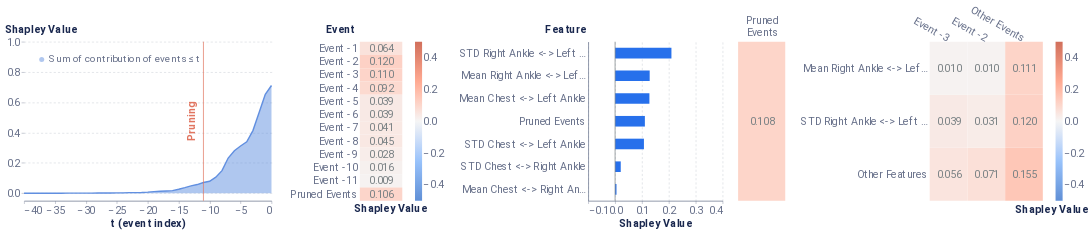

Source (notebook cell):
### Markdown cell above
### Average Event VS Average sequence

### Code cell
# average event
local_report(f_hs, pos_x_data, pruning_dict, event_dict, feature_dict, cell_dict=cell_dict, entity_uuid=positive_sequence_id, entity_col='all_id', baseline=average_event)

### Figure 1 — Vega-Lite specification as saved in the notebook (floating-point values rounded to 4 significant figures)
{"config": {"axis": {"domain": true, "domainColor": "#666F89", "grid": false, "gridCap": "round", "gridColor": "#B3B7C4", "gridDash": [2, 4], "gridWidth": 0.5, "labelColor": "#666F89", "labelFont": "Roboto, Arial, sans-serif", "labelPadding": 2, "tickColor": "#666F89", "tickOpacity": 0.5, "tickSize": 4, "titleColor": "#19274E", "titleFont": "Roboto, Arial, sans-serif", "titleFontSize": 12}, "axisBand": {"domain": true, "labelPadding": 4, "ticks": false}, "axisY": {"domain": false, "titleAlign": "left", "titleAngle": 0, "titleX": -20, "titleY": -10}, "legend": {"labelColor": "#666F89", "labelFont": "Roboto, Arial, sans-serif", "labelFontSize": 12, "symbolSize": 40, "titleColor": "#19274E", "titleFont": "Roboto, Arial, sans-serif", "titleFontSize": 12, "titlePadding": 4}, "arc": {"stroke": "#FFFFFF", "strokeWidth": 1}, "bar": {"fill": "#2770EB", "stroke": null}, "line": {"stroke": "#2770EB", "strokeWidth": 2}, "path": {"stroke": "#2770EB", "strokeWidth": 0.5}, "point": {"fill": "#2770EB", "shape": "circle", "filled": true}, "rect": {"fill": "#2770EB"}, "rule": {"stroke": "#666F89"}, "shape": {"stroke": "#2770EB"}, "text": {"color": "#19274E", "font": "Roboto, Arial, sans-serif", "fontSize": 12}, "range": {"category": ["#2770EB", "#77B98A", "#DA5252", "#FFC400", "#A87AEA", "#00A39E", "#19274E"], "diverging": ["#006360", "#2BB3AE", "#96D9D7", "#FFFFFF", "#EDAAAA", "#DA5252", "#811D1D"], "heatmap": ["#18448F", "#1B4EA5", "#2770EB", "#4C88EE", "#82ACF3", "#A6C4F7", "#E9F1FD"], "ramp": ["#18448F", "#1B4EA5", "#2770EB", "#4C88EE", "#82ACF3", "#A6C4F7", "#E9F1FD"]}, "background": "#FFFFFF", "group": {"fill": "#FFFFFF"}, "header": {"labelColor": "#19274E", "labelFont": "Roboto, Arial, sans-serif", "labelFontSize": 12, "titleColor": "#19274E", "titleFont": "Roboto, Arial, sans-serif", "titleFontSize": 16}, "title": {"anchor": "start", "color": "#19274E", "font": "Roboto, Arial, sans-serif", "fontSize": 20, "fontWeight": "bold", "offset": 20, "subtitleColor": "#19274E", "subtitleFontSize": 16}, "view": {"continuousHeight": 300, "continuousWidth": 400, "stroke": "transparent"}}, "hconcat": [{"layer": [{"mark": {"type": "area", "opacity": 0.5}, "encoding": {"color": {"type": "nominal", "field": "Coalition", "legend": {"fillColor": "white", "labelFontSize": 14, "labelLimit": 0, "orient": "top-left", "symbolSize": 50, "symbolStrokeWidth": 0, "title": null}, "scale": {"domain": ["Sum of contribution of events ≤ t"], "range": ["#618FE0"]}}, "x": {"type": "quantitative", "axis": {"labelFontSize": 15, "title": "t (event index)", "titleFontSize": 15}, "field": "t (event index)"}, "y": {"type": "quantitative", "axis": {"grid": true, "labelFontSize": 15, "titleFontSize": 15, "titleX": -28}, "field": "Shapley Value", "scale": {"domain": [-0.05, 1]}}}}, {"mark": "line", "encoding": {"color": {"type": "nominal", "field": "Coalition", "legend": {"fillColor": "white", "labelFontSize": 14, "labelLimit": 0, "orient": "top-left", "symbolSize": 50, "symbolStrokeWidth": 0, "title": null}, "scale": {"domain": ["Sum of contribution of events ≤ t"], "range": ["#618FE0"]}}, "x": {"type": "quantitative", "axis": {"labelFontSize": 15, "title": "t (event index)", "titleFontSize": 15}, "field": "t (event index)"}, "y": {"type": "quantitative", "axis": {"grid": true, "labelFontSize": 15, "titleFontSize": 15, "titleX": -28}, "field": "Shapley Value", "scale": {"domain": [-0.05, 1]}}}}, {"data": {"name": "data-4da172a0ee14e02747c6e34fe238eb6c"}, "mark": {"type": "rule", "color": "#E17560"}, "encoding": {"x": {"type": "quantitative", "field": "x"}}}, {"data": {"name": "data-5caf32413302c8b0ee27c6c9ada61835"}, "mark": {"type": "text", "angle": 270, "color": "#E17560", "fontSize": 15, "fontWeight": "bold", "text": "Pruning"}, "encoding": {"x": {"type": "quantitative", "field": "x"}}}], "data": {"name": "data-f6d0617344d11d5d6eb381e8151136c9"}, "height": 225, "width": 350}, {"layer": [{"mark": "rect", "encoding": {"color": {"type": "quantitative", "field": "rounded", "legend": {"gradientLength": 225, "gradientThickness": 10, "labelFontSize": 15, "orient": "right"}, "scale": {"domain": [-0.5, 0.5], "range": ["#5f8fd6", "#99c3fb", "#f5f5f5", "#ffaa92", "#d16f5b"]}, "title": null}, "x": {"type": "ordinal", "axis": {"title": "Shapley Value", "titleFontSize": 15}, "field": "column"}, "y": {"type": "ordinal", "axis": {"domain": false, "labelFontSize": 15, "title": "Event", "titleFontSize": 15, "titleX": -49}, "field": "Feature", "sort": ["Event -1", "Event -2", "Event -3", "Event -4", "Event -5", "Event -6", "Event -7", "Event -8", "Event -9", "Event -10", "Event -11", "Pruned Events"]}}}, {"mark": {"type": "text", "align": "right", "baseline": "middle", "color": "#798184", "dx": 18, "fontSize": 15}, "encoding": {"text": {"type": "nominal", "field": "rounded_str"}, "x": {"type": "ordinal", "axis": {"domain": false, "labels": false, "title": "Shapley Value", "titleX": 43}, "field": "column"}, "y": {"type": "ordinal", "axis": {"domain": false, "labelFontSize": 15, "title": "Event", "titleFontSize": 15, "titleX": -49}, "field": "Feature", "sort": ["Event -1", "Event -2", "Event -3", "Event -4", "Event -5", "Event -6", "Event -7", "Event -8", "Event -9", "Event -10", "Event -11", "Pruned Events"]}}}], "data": {"name": "data-de4d03c341b285121e5d70d183e065c2"}, "height": 225, "width": 60}, {"layer": [{"data": {"name": "data-6bd6e116b1bbbe89b15cb6c368e69dea"}, "mark": {"type": "bar", "size": 15, "thickness": 1}, "encoding": {"x": {"type": "quantitative", "axis": {"grid": true, "labelFontSize": 15, "title": "Shapley Value", "titleFontSize": 15}, "field": "Shapley Value", "scale": {"domain": [-0.1, 0.4]}}, "y": {"type": "nominal", "axis": {"labelFontSize": 15, "title": "Feature", "titleFontSize": 15, "titleX": -61}, "field": "Feature", "sort": {"field": "sort_col", "order": "descending"}}}}, {"data": {"name": "data-9c00aa9dc2b1c1a0b4bf9b34ead12925"}, "mark": {"type": "rule", "color": "#798184"}, "encoding": {"x": {"type": "quantitative", "field": "x"}}}], "height": 225, "width": 190}, {"hconcat": [{"layer": [{"mark": "rect", "encoding": {"color": {"type": "quantitative", "field": "rounded", "legend": null, "scale": {"domain": [-0.5, 0.5], "range": ["#5f8fd6", "#99c3fb", "#f5f5f5", "#ffaa92", "#d16f5b"]}, "title": null}, "x": {"type": "nominal", "axis": {"titleFontSize": 15}, "field": "Event"}, "y": {"type": "nominal", "axis": {"domain": false, "labels": false, "title": null}, "field": "Feature"}}}, {"mark": {"type": "text", "align": "right", "baseline": "middle", "color": "#798184", "dx": 18, "fontSize": 15}, "encoding": {"text": {"type": "nominal", "field": "rounded_str"}, "x": {"type": "nominal", "axis": {"domain": false, "labelAngle": 0, "labelFontSize": 15, "labelOffset": 24, "labelPadding": 30, "orient": "top", "title": null}, "field": "Event"}, "y": {"type": "nominal", "axis": {"domain": false, "labels": false, "title": null}, "field": "Feature"}}}], "data": {"name": "data-495cc4f5c030f3712013cd8c3e270316"}, "height": 225, "width": 66.67}, {"layer": [{"mark": "rect", "encoding": {"color": {"type": "quantitative", "field": "rounded", "legend": {"gradientLength": 225, "gradientThickness": 10, "labelFontSize": 15, "orient": "right"}, "scale": {"domain": [-0.5, 0.5], "range": ["#5f8fd6", "#99c3fb", "#f5f5f5", "#ffaa92", "#d16f5b"]}, "title": null}, "x": {"type": "nominal", "axis": {"titleFontSize": 15}, "field": "Event", "sort": ["Event -3", "Event -2"]}, "y": {"type": "nominal", "axis": {"domain": false, "labelFontSize": 15, "title": null}, "field": "Feature", "sort": ["Mean Right Ankle <-> Left Ankle", "STD Right Ankle <-> Left Ankle"]}}}, {"mark": {"type": "text", "align": "right", "baseline": "middle", "color": "#798184", "dx": 18, "fontSize": 15}, "encoding": {"text": {"type": "nominal", "field": "rounded_str"}, "x": {"type": "nominal", "axis": {"domain": false, "labelAngle": 30, "labelFontSize": 15, "orient": "top", "title": "Shapley Value", "titleX": 172, "titleY": 245}, "field": "Event", "sort": ["Event -3", "Event -2"]}, "y": {"type": "nominal", "axis": {"domain": false, "labelFontSize": 15, "title": null}, "field": "Feature", "sort": ["Mean Right Ankle <-> Left Ankle", "STD Right Ankle <-> Left Ankle"]}}}], "data": {"name": "data-cee977377ab750f4606b74bc052de325"}, "height": 225, "width": 160}], "resolve": {"scale": {"color": "independent"}}}], "resolve": {"scale": {"color": "independent"}}, "$schema": "https://vega.github.io/schema/vega-lite/v4.8.1.json", "datasets": {"data-f6d0617344d11d5d6eb381e8151136c9": [{"Coalition": "Sum of contribution of events > t", "t (event index)": 0, "Shapley Value": 0.0}, {"Coalition": "Sum of contribution of events ≤ t", "t (event index)": 0, "Shapley Value": 0.7108}, {"Coalition": "Sum of contribution of events > t", "t (event index)": -1, "Shapley Value": 0.05771}, {"Coalition": "Sum of contribution of events ≤ t", "t (event index)": -1, "Shapley Value": 0.6531}, {"Coalition": "Sum of contribution of events > t", "t (event index)": -2, "Shapley Value": 0.1781}, {"Coalition": "Sum of contribution of events ≤ t", "t (event index)": -2, "Shapley Value": 0.5327}, {"Coalition": "Sum of contribution of events > t", "t (event index)": -3, "Shapley Value": 0.2974}, {"Coalition": "Sum of contribution of events ≤ t", "t (event index)": -3, "Shapley Value": 0.4133}, {"Coalition": "Sum of contribution of events > t", "t (event index)": -4, "Shapley Value": 0.3712}, {"Coalition": "Sum of contribution of events ≤ t", "t (event index)": -4, "Shapley Value": 0.3395}, {"Coalition": "Sum of contribution of events > t", "t (event index)": -5, "Shapley Value": 0.3992}, {"Coalition": "Sum of contribution of events ≤ t", "t (event index)": -5, "Shapley Value": 0.3116}, {"Coalition": "Sum of contribution of events > t", "t (event index)": -6, "Shapley Value": 0.4303}, {"Coalition": "Sum of contribution of events ≤ t", "t (event index)": -6, "Shapley Value": 0.2804}, {"Coalition": "Sum of contribution of events > t", "t (event index)": -7, "Shapley Value": 0.4785}, {"Coalition": "Sum of contribution of events ≤ t", "t (event index)": -7, "Shapley Value": 0.2323}, {"Coalition": "Sum of contribution of events > t", "t (event index)": -8, "Shapley Value": 0.562}, {"Coalition": "Sum of contribution of events ≤ t", "t (event index)": -8, "Shapley Value": 0.1487}, {"Coalition": "Sum of contribution of events > t", "t (event index)": -9, "Shapley Value": 0.605}, {"Coalition": "Sum of contribution of events ≤ t", "t (event index)": -9, "Shapley Value": 0.1058}, {"Coalition": "Sum of contribution of events > t", "t (event index)": -10, "Shapley Value": 0.632}, {"Coalition": "Sum of contribution of events ≤ t", "t (event index)": -10, "Shapley Value": 0.07876}, {"Coalition": "Sum of contribution of events > t", "t (event index)": -11, "Shapley Value": 0.6398}, {"Coalition": "Sum of contribution of events ≤ t", "t (event index)": -11, "Shapley Value": 0.07093}, {"Coalition": "Sum of contribution of events > t", "t (event index)": -12, "Shapley Value": 0.6536}, {"Coalition": "Sum of contribution of events ≤ t", "t (event index)": -12, "Shapley Value": 0.05718}, {"Coalition": "Sum of contribution of events > t", "t (event index)": -13, "Shapley Value": 0.6625}, {"Coalition": "Sum of contribution of events ≤ t", "t (event index)": -13, "Shapley Value": 0.04823}, {"Coalition": "Sum of contribution of events > t", "t (event index)": -14, "Shapley Value": 0.6741}, {"Coalition": "Sum of contribution of events ≤ t", "t (event index)": -14, "Shapley Value": 0.03669}, {"Coalition": "Sum of contribution of events > t", "t (event index)": -15, "Shapley Value": 0.6846}, {"Coalition": "Sum of contribution of events ≤ t", "t (event index)": -15, "Shapley Value": 0.02619}, {"Coalition": "Sum of contribution of events > t", "t (event index)": -16, "Shapley Value": 0.6938}, {"Coalition": "Sum of contribution of events ≤ t", "t (event index)": -16, "Shapley Value": 0.017}, {"Coalition": "Sum of contribution of events > t", "t (event index)": -17, "Shapley Value": 0.6962}, {"Coalition": "Sum of contribution of events ≤ t", "t (event index)": -17, "Shapley Value": 0.01453}, {"Coalition": "Sum of contribution of events > t", "t (event index)": -18, "Shapley Value": 0.6979}, {"Coalition": "Sum of contribution of events ≤ t", "t (event index)": -18, "Shapley Value": 0.01288}, {"Coalition": "Sum of contribution of events > t", "t (event index)": -19, "Shapley Value": 0.7005}, {"Coalition": "Sum of contribution of events ≤ t", "t (event index)": -19, "Shapley Value": 0.01028}, {"Coalition": "Sum of contribution of events > t", "t (event index)": -20, "Shapley Value": 0.7036}, {"Coalition": "Sum of contribution of events ≤ t", "t (event index)": -20, "Shapley Value": 0.007207}, {"Coalition": "Sum of contribution of events > t", "t (event index)": -21, "Shapley Value": 0.7057}, {"Coalition": "Sum of contribution of events ≤ t", "t (event index)": -21, "Shapley Value": 0.005071}, {"Coalition": "Sum of contribution of events > t", "t (event index)": -22, "Shapley Value": 0.7067}, {"Coalition": "Sum of contribution of events ≤ t", "t (event index)": -22, "Shapley Value": 0.004101}, {"Coalition": "Sum of contribution of events > t", "t (event index)": -23, "Shapley Value": 0.7072}, {"Coalition": "Sum of contribution of events ≤ t", "t (event index)": -23, "Shapley Value": 0.003608}, {"Coalition": "Sum of contribution of events > t", "t (event index)": -24, "Shapley Value": 0.7083}, {"Coalition": "Sum of contribution of events ≤ t", "t (event index)": -24, "Shapley Value": 0.002456}, {"Coalition": "Sum of contribution of events > t", "t (event index)": -25, "Shapley Value": 0.7086}, {"Coalition": "Sum of contribution of events ≤ t", "t (event index)": -25, "Shapley Value": 0.002136}, {"Coalition": "Sum of contribution of events > t", "t (event index)": -26, "Shapley Value": 0.7091}, {"Coalition": "Sum of contribution of events ≤ t", "t (event index)": -26, "Shapley Value": 0.001704}, {"Coalition": "Sum of contribution of events > t", "t (event index)": -27, "Shapley Value": 0.7096}, {"Coalition": "Sum of contribution of events ≤ t", "t (event index)": -27, "Shapley Value": 0.001183}, {"Coalition": "Sum of contribution of events > t", "t (event index)": -28, "Shapley Value": 0.7098}, {"Coalition": "Sum of contribution of events ≤ t", "t (event index)": -28, "Shapley Value": 0.001008}, {"Coalition": "Sum of contribution of events > t", "t (event index)": -29, "Shapley Value": 0.7101}, {"Coalition": "Sum of contribution of events ≤ t", "t (event index)": -29, "Shapley Value": 0.0006643}, {"Coalition": "Sum of contribution of events > t", "t (event index)": -30, "Shapley Value": 0.7103}, {"Coalition": "Sum of contribution of events ≤ t", "t (event index)": -30, "Shapley Value": 0.0004653}, {"Coalition": "Sum of contribution of events > t", "t (event index)": -31, "Shapley Value": 0.7103}, {"Coalition": "Sum of contribution of events ≤ t", "t (event index)": -31, "Shapley Value": 0.0004616}, {"Coalition": "Sum of contribution of events > t", "t (event index)": -32, "Shapley Value": 0.7104}, {"Coalition": "Sum of contribution of events ≤ t", "t (event index)": -32, "Shapley Value": 0.000371}, {"Coalition": "Sum of contribution of events > t", "t (event index)": -33, "Shapley Value": 0.7105}, {"Coalition": "Sum of contribution of events ≤ t", "t (event index)": -33, "Shapley Value": 0.0003063}, {"Coalition": "Sum of contribution of events > t", "t (event index)": -34, "Shapley Value": 0.7106}, {"Coalition": "Sum of contribution of events ≤ t", "t (event index)": -34, "Shapley Value": 0.0002177}, {"Coalition": "Sum of contribution of events > t", "t (event index)": -35, "Shapley Value": 0.7106}, {"Coalition": "Sum of contribution of events ≤ t", "t (event index)": -35, "Shapley Value": 0.0001316}, {"Coalition": "Sum of contribution of events > t", "t (event index)": -36, "Shapley Value": 0.7107}, {"Coalition": "Sum of contribution of events ≤ t", "t (event index)": -36, "Shapley Value": 7.914e-05}, {"Coalition": "Sum of contribution of events > t", "t (event index)": -37, "Shapley Value": 0.7107}, {"Coalition": "Sum of contribution of events ≤ t", "t (event index)": -37, "Shapley Value": 7.229e-05}, {"Coalition": "Sum of contribution of events > t", "t (event index)": -38, "Shapley Value": 0.7107}, {"Coalition": "Sum of contribution of events ≤ t", "t (event index)": -38, "Shapley Value": 6.098e-05}, {"Coalition": "Sum of contribution of events > t", "t (event index)": -39, "Shapley Value": 0.7107}, {"Coalition": "Sum of contribution of events ≤ t", "t (event index)": -39, "Shapley Value": 3.537e-05}, {"Coalition": "Sum of contribution of events > t", "t (event index)": -40, "Shapley Value": 0.7107}, {"Coalition": "Sum of contribution of events ≤ t", "t (event index)": -40, "Shapley Value": 3.019e-05}], "data-4da172a0ee14e02747c6e34fe238eb6c": [{"x": -11}], "data-5caf32413302c8b0ee27c6c9ada61835": [{"x": -13}], "data-de4d03c341b285121e5d70d183e065c2": [{"Shapley Value": 0.0645, "Feature": "Event -1", "row": 1, "column": 1, "rounded": 0.064, "rounded_str": "0.064"}, {"Shapley Value": 0.1202, "Feature": "Event -2", "row": 2, "column": 1, "rounded": 0.12, "rounded_str": "0.120"}, {"Shapley Value": 0.1104, "Feature": "Event -3", "row": 3, "column": 1, "rounded": 0.11, "rounded_str": "0.110"}, {"Shapley Value": 0.09179, "Feature": "Event -4", "row": 4, "column": 1, "rounded": 0.092, "rounded_str": "0.092"}, {"Shapley Value": 0.03949, "Feature": "Event -5", "row": 5, "column": 1, "rounded": 0.039, "rounded_str": "0.039"}, {"Shapley Value": 0.03864, "Feature": "Event -6", "row": 6, "column": 1, "rounded": 0.039, "rounded_str": "0.039"}, {"Shapley Value": 0.04126, "Feature": "Event -7", "row": 7, "column": 1, "rounded": 0.041, "rounded_str": "0.041"}, {"Shapley Value": 0.04535, "Feature": "Event -8", "row": 8, "column": 1, "rounded": 0.045, "rounded_str": "0.045"}, {"Shapley Value": 0.0284, "Feature": "Event -9", "row": 9, "column": 1, "rounded": 0.028, "rounded_str": "0.028"}, {"Shapley Value": 0.01647, "Feature": "Event -10", "row": 10, "column": 1, "rounded": 0.016, "rounded_str": "0.016"}, {"Shapley Value": 0.008573, "Feature": "Event -11", "row": 11, "column": 1, "rounded": 0.009, "rounded_str": "0.009"}, {"Shapley Value": 0.1056, "Feature": "Pruned Events", "row": 12, "column": 1, "rounded": 0.106, "rounded_str": "0.106"}], "data-6bd6e116b1bbbe89b15cb6c368e69dea": [{"Random seed": 42, "NSamples": 32000, "Feature": "Mean Chest <-> Right Ankle", "Shapley Value": 0.005215, "sort_col": 0.005215}, {"Random seed": 42, "NSamples": 32000, "Feature": "STD Chest <-> Right Ankle", "Shapley Value": 0.02108, "sort_col": 0.02108}, {"Random seed": 42, "NSamples": 32000, "Feature": "Mean Chest <-> Left Ankle", "Shapley Value": 0.1278, "sort_col": 0.1278}, {"Random seed": 42, "NSamples": 32000, "Feature": "STD Chest <-> Left Ankle", "Shapley Value": 0.1074, "sort_col": 0.1074}, {"Random seed": 42, "NSamples": 32000, "Feature": "Mean Right Ankle <-> Left Ankle", "Shapley Value": 0.1288, "sort_col": 0.1288}, {"Random seed": 42, "NSamples": 32000, "Feature": "STD Right Ankle <-> Left Ankle", "Shapley Value": 0.2097, "sort_col": 0.2097}, {"Random seed": 42, "NSamples": 32000, "Feature": "Pruned Events", "Shapley Value": 0.1109, "sort_col": 0.1109}], "data-9c00aa9dc2b1c1a0b4bf9b34ead12925": [{"x": 0}], "data-495cc4f5c030f3712013cd8c3e270316": [{"Event": ["Pruned", "Events"], "Feature": "Other features", "rounded": 0.108, "rounded_str": "0.108"}], "data-cee977377ab750f4606b74bc052de325": [{"Event": "Other Events", "Feature": "Other Features", "Shapley Value": 0.1548, "rounded": 0.155, "rounded_str": "0.155"}, {"Event": "Other Events", "Feature": "STD Right Ankle <-> Left Ankle", "Shapley Value": 0.1201, "rounded": 0.12, "rounded_str": "0.120"}, {"Event": "Other Events", "Feature": "Mean Right Ankle <-> Left Ankle", "Shapley Value": 0.1108, "rounded": 0.111, "rounded_str": "0.111"}, {"Event": "Event -2", "Feature": "Other Features", "Shapley Value": 0.07139, "rounded": 0.071, "rounded_str": "0.071"}, {"Event": "Event -3", "Feature": "Other Features", "Shapley Value": 0.05566, "rounded": 0.056, "rounded_str": "0.056"}, {"Event": "Event -3", "Feature": "STD Right Ankle <-> Left Ankle", "Shapley Value": 0.03916, "rounded": 0.039, "rounded_str": "0.039"}, {"Event": "Event -2", "Feature": "STD Right Ankle <-> Left Ankle", "Shapley Value": 0.03109, "rounded": 0.031, "rounded_str": "0.031"}, {"Event": "Event -3", "Feature": "Mean Right Ankle <-> Left Ankle", "Shapley Value": 0.009979, "rounded": 0.01, "rounded_str": "0.010"}, {"Event": "Event -2", "Feature": "Mean Right Ankle <-> Left Ankle", "Shapley Value": 0.009698, "rounded": 0.01, "rounded_str": "0.010"}]}}
